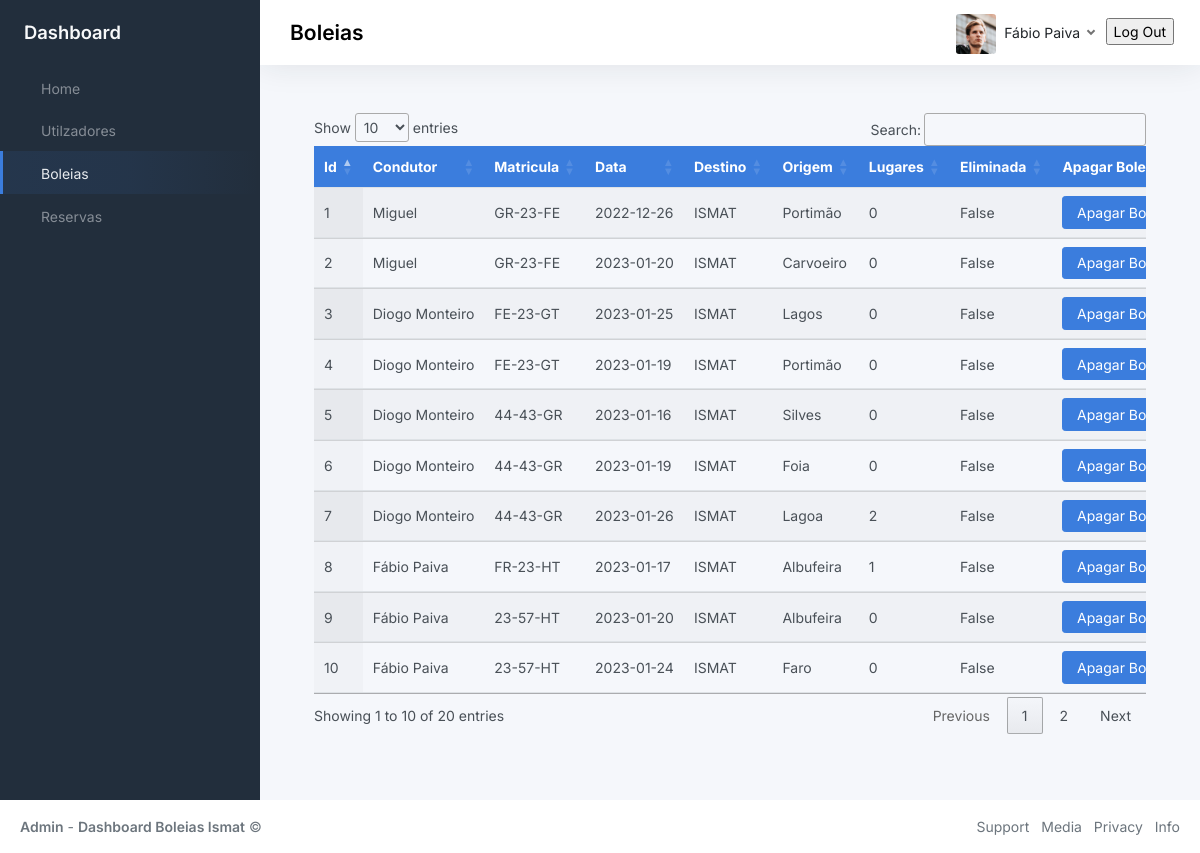
/ridePage (signed in), run on an earlier commit of the app's database.
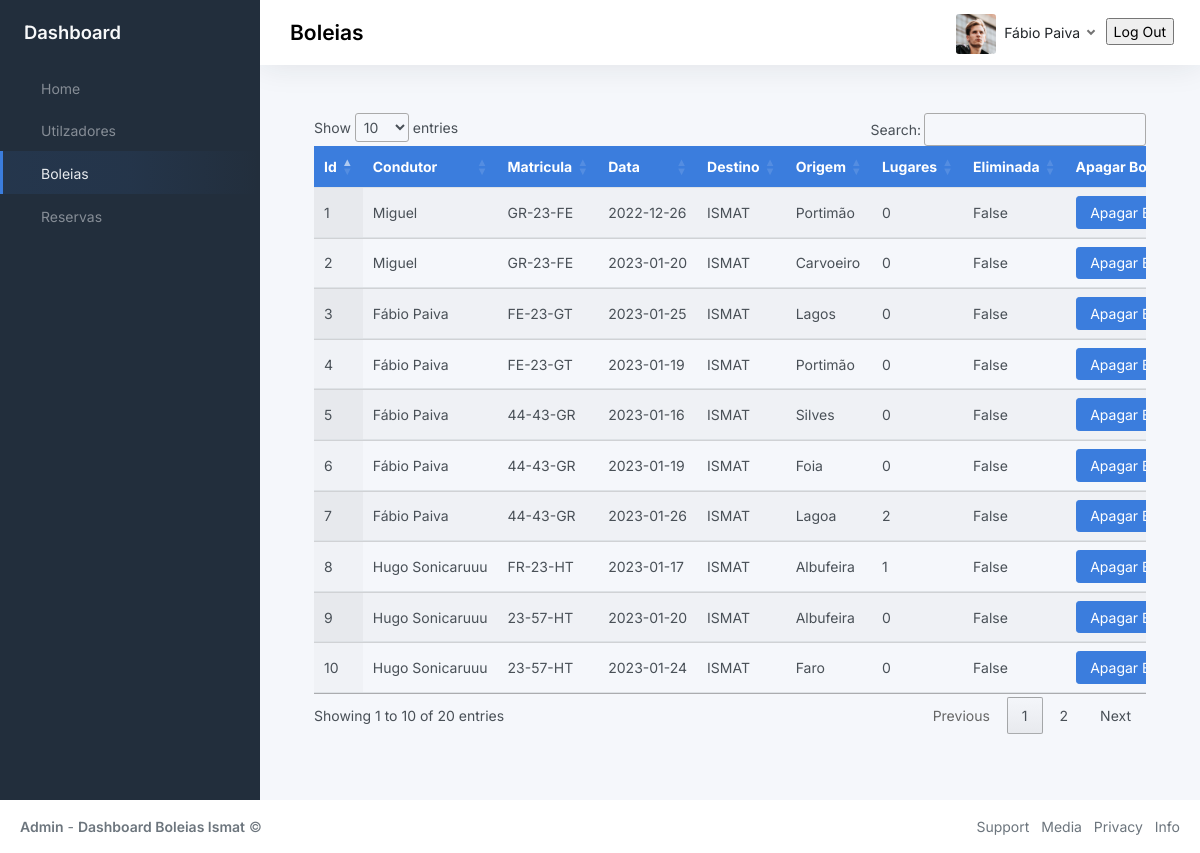
And on a later commit of the database.
### BackOffice/models.py (models this page shows, shortened)
class User(db.Model, UserMixin):
	__tablename__ = 'user'
	id = db.Column(db.Integer, primary_key=True)
	name = db.Column(db.String(80), unique=True, nullable=False)
	student_number = db.Column(db.String(9), unique=True, nullable=False)
	phone_number = db.Column(db.Integer(), nullable=False)
	password = db.Column(db.String(60), nullable=False)
	gender = db.Column(db.String(10), nullable=False)
	registration_date = db.Column(db.DateTime, default=datetime.now)
	last_login_date = db.Column(db.DateTime, default=datetime.now)
	active = db.Column(db.Boolean())
	deleted = db.Column(db.Boolean(), default=False)

class Ride(db.Model):
	__tablename__ = 'ride'
	__table_args__ = (db.UniqueConstraint('user_id', 'vehicle_id', 'ride_date'),)
	id = db.Column(db.Integer, primary_key=True)
	user_id = db.Column('user_id', db.ForeignKey('user.id'), nullable=False)
	user = db.relationship('User', backref='ride')
	vehicle_id = db.Column('vehicle_id', db.ForeignKey('vehicle.id'), nullable=False)
	vehicle = db.relationship('Vehicle', backref='ride')
	ride_date = db.Column(db.String(9), nullable=False)
	ride_scheduled_time = db.Column(db.String(5), nullable=False)
	local_destiny = db.Column(db.String(40), nullable=False)
	local_origin = db.Column(db.String(40), nullable=False)
	number_of_available_seats = db.Column(db.Integer(), nullable=False)
	createdAt = db.Column(db.DateTime, default=datetime.now)
	updatedAt = db.Column(db.DateTime, default=datetime.now)
	deleted = db.Column(db.Boolean(), default=False)

class Vehicle(db.Model):
	__tablename__ = 'vehicle'
	id = db.Column(db.Integer, primary_key=True)
	owner_id = db.Column('owner_id', db.ForeignKey('user.id'), nullable=False)
	owner = db.relationship('User', backref='vehicle')
	license_plate = db.Column(db.String(8), unique=True, nullable=False)
	color = db.Column(db.String(20), nullable=False)
	number_of_seats = db.Column(db.Integer(), nullable=False)
	vehicle_specs = db.Column(db.String(200), nullable=True)
	createdAt = db.Column(db.DateTime, default=datetime.now)
	updatedAt = db.Column(db.DateTime, default=datetime.now)
	deleted = db.Column(db.Boolean(), default=False)

### BackOffice/boleiasModule/__init__.py (the view, shortened to what this page needs)
@rideModule.route('/ridePage', methods=['GET', 'POST'])
def toRidePage():
    if current_user.is_authenticated:
        try:
            use_id = current_user.id
            activeUser =  db.session.query(User).filter(User.id==use_id).first()
            if request.method == 'GET':
                get_Ride= db.session.query(Ride, Vehicle, User).filter(Ride.user_id == User.id).filter(Ride.vehicle_id == Vehicle.id).all()
                return render_template("boleias.html", title="Login", get_Ride = get_Ride, activeUser = activeUser,)
        except Exception as e:
                    print(str(e))
    else:
        return redirect('/pages-sign-in')

### BackOffice/app.py (called while the page is built)
def create_app(config_filename):
    run = Flask(__name__)
    run.config.from_object(config_filename)
    db.init_app(run)
    bcrypt.init_app(run)
    with run.app_context():
        db.create_all()
    login_manager = LoginManager()
    login_manager.login_view = 'auth.login'
    login_manager.init_app(run)
    @login_manager.user_loader
    def load_user(user_id):
        return User.query.get(int(user_id))
    run.register_blueprint(login_module)
    run.register_blueprint(homeModule)
    run.register_blueprint(userModule)
    run.register_blueprint(rideModule)
    run.register_blueprint(reservaModule)
    run.register_blueprint(vehicleModule)
    return run

### BackOffice/templates/boleias.html (shortened to what this page needs)
{% extends 'index.html'%}
{% block navOptions %}
    <ul class="sidebar-nav">
        <li class="sidebar-item">
            <a class="sidebar-link" href="{{url_for('homeModule.toHomePage')}}">
                 <span class="align-middle">Home</span>
            </a>
        </li>
        <li class="sidebar-item ">
            <a class="sidebar-link" href="{{url_for('userModule.toUsersPage')}}">
                 <span class="align-middle">Utilzadores</span>
            </a>
        </li>
        <li class="sidebar-item active">
            <a class="sidebar-link" href="{{url_for('rideModule.toRidePage')}}">
                 <span class="align-middle">Boleias</span>
            </a>
        </li>
        <li class="sidebar-item ">
            <a class="sidebar-link" href="{{url_for('reservaModule.toReservaPage')}}">
                 <span class="align-middle">Reservas</span>
            </a>
        </li>
    </ul>
{% endblock navOptions %}
{% block page %}
<h3 class="position-absolute m-2 fw-bold text-">Boleias</h3>
{% endblock page %}
{% block profile %}
<img src="{{url_for('static', filename='img/avatars/avatar.jpg')}}" class="avatar img-fluid rounded me-1"/> <span class="text-dark">{{activeUser.name}}</span>
{% endblock profile %}
{% block content %}
<div class="container-md" id="table">
    <div class="table-responsive">
        <table class="table display nowrap" id="tabela">
            <thead class="bg-primary text-white">
                <tr>
                    <th>Id</th>
                    <th>Condutor</th>
                    <th>Matricula</th>
                    <th>Data</th>
                    <th>Destino</th>
                    <th>Origem</th>
                    <th>Lugares</th>
                    <th>Eliminada</th>
                    <th>Apagar Boleia</th>
                </tr>
            </thead>
            <tbody>
                {% for ride in get_Ride %}
                <tr>
                <td>{{ride.Ride.id}}</td>
                <td>{{ride.User.name}}</td>
                <td>{{ride.Vehicle.license_plate}}</td>
                <td>{{ride.Ride.ride_date}}</td>
                <td>{{ride.Ride.local_destiny}}</td>
                <td>{{ride.Ride.local_origin}}</td>
                <td>{{ride.Ride.number_of_available_seats}}</td>
                <td>{{ride.Ride.deleted}}</td>
                <td><button class="ApagarB btn btn-primary" id="{{ride.Ride.id}}">Apagar Boleia</button></td>
            </tr>
            {% endfor %}
            </tbody>
        </table>
    </div>
</div>
{% endblock content %}

### BackOffice/templates/index.html (shortened to what this page needs)
<!DOCTYPE html>
<html lang="en">
<head>
	<link rel="stylesheet" href="https://cdnjs.cloudflare.com/ajax/libs/font-awesome/6.2.1/css/all.min.css">
	<link href="https://cdn.jsdelivr.net/npm/bootstrap@5.2.3/dist/css/bootstrap.min.css" rel="stylesheet">
	<link rel="stylesheet" type="text/css" href="https://cdn.datatables.net/1.13.1/css/jquery.dataTables.css">
	<link href="{{url_for('static', filename='css/app.css')}}" rel="stylesheet">
</head>
<body>
	<div class="wrapper">
		<nav id="sidebar" class="sidebar js-sidebar">
			<div class="sidebar-content js-simplebar">
				<a class="sidebar-brand">
					<span class="align-middle">Dashboard</span>
				</a>
				{% block navOptions %}
				{% endblock navOptions %}
			</div>
		</nav>
		<div class="main">
			<nav class="navbar navbar-expand navbar-light navbar-bg">
				<div class="navbar-collapse collapse">
					{% block page %}
					{% endblock page %}
					<ul class="navbar-nav navbar-align">
						<a class="nav-link dropdown-toggle d-none d-sm-inline-block" href="#">
							{% block profile %}
							{% endblock profile %}
						</a>
						<div class="m-1">
							<form action="{{url_for('login.logOut')}}">
								<input type="submit" value="Log Out" />
							</form>
						</div>
					</ul>
				</div>
			</nav>
			<main class="content">
				{% block content %}
				{% endblock content %}
			</main>
		</div>
	</div>
	<footer class="footer">
		<div class="container-fluid ">
			<div class="row text-muted">
				<div class="col-6 text-start">
					<p class="mb-0">
						<a class="text-muted" href="https://www.ismat.pt/" target="_blank"><strong>Admin</strong></a> - <a class="text-muted" href="https://www.ismat.pt/" target="_blank"><strong>Dashboard Boleias Ismat</strong></a>								&copy;
					</p>
				</div>
				<div class="col-6 text-end">
					<ul class="list-inline">
						<li class="list-inline-item">
							<a class="text-muted" href="https://www.ismat.pt/instituto/contactos.html" target="_blank">Support</a>
						</li>
						<li class="list-inline-item">
							<a class="text-muted" href="https://www.ismat.pt/nos-media.html" target="_blank">Media</a>
						</li>
						<li class="list-inline-item">
							<a class="text-muted" href="https://www.ensinolusofona.pt/pt/politica-de-privacidade/" target="_blank">Privacy</a>
						</li>
						<li class="list-inline-item">
							<a class="text-muted" href="https://www.ismat.pt/informacoes-academicas.html" target="_blank">Info</a>
						</li>
					</ul>
				</div>
			</div>
		</div>
	</footer>
</body>
</html>

What changed in the data, as far as the page shows it:
changed Ride "Lagos": User.name "Diogo Monteiro" → "Fábio Paiva"
changed Ride id 4: User.name "Diogo Monteiro" → "Fábio Paiva"
changed Ride "Silves": User.name "Diogo Monteiro" → "Fábio Paiva"
changed Ride "Foia": User.name "Diogo Monteiro" → "Fábio Paiva"
changed Ride "Lagoa": User.name "Diogo Monteiro" → "Fábio Paiva"
changed Ride "FR-23-HT": User.name "Fábio Paiva" → "Hugo Sonicaruuu"
changed Ride id 9: User.name "Fábio Paiva" → "Hugo Sonicaruuu"
changed Ride "Faro": User.name "Fábio Paiva" → "Hugo Sonicaruuu"
